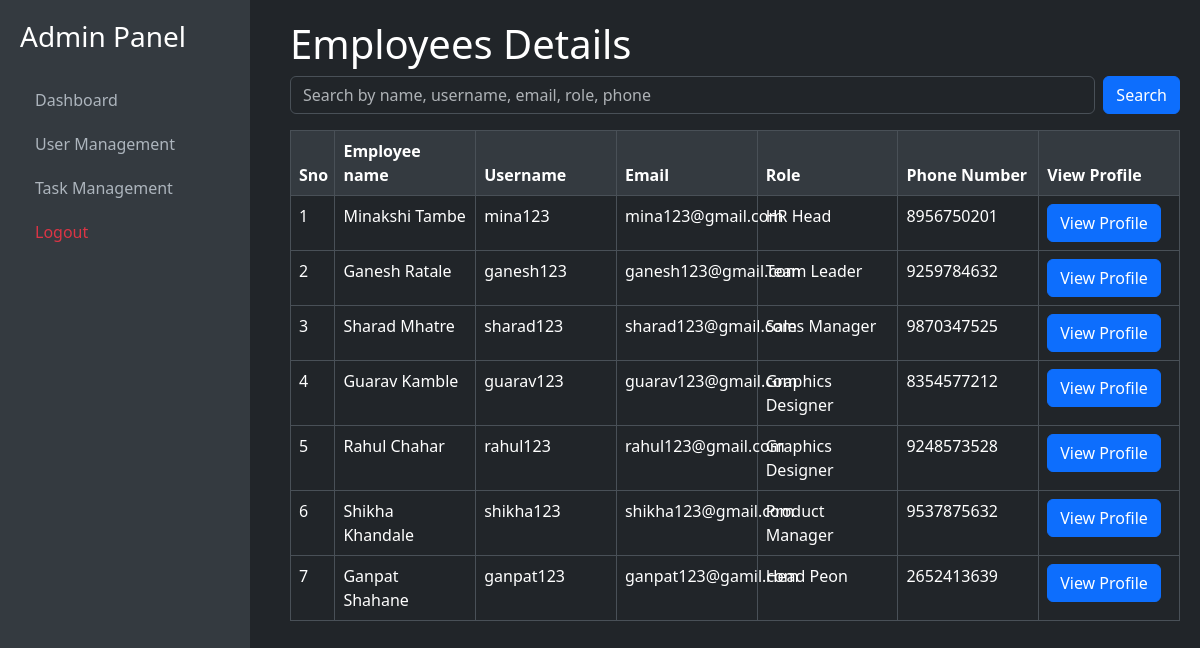
The app's page /users/employee/details/ with its own data.
### tsmusers/models.py (models this page shows, shortened)
class Employee(models.Model):
    username = models.CharField(max_length=150, unique=True)
    email = models.EmailField(unique=True)
    password = models.CharField(max_length=255)

class EmployeeProfile(models.Model):
    employee = models.OneToOneField(
        Employee,
        on_delete=models.CASCADE,
        related_name='profile'  # Add a related_name for reverse access
    )
    first_name = models.CharField(max_length=50)
    middle_name = models.CharField(max_length=50, blank=True, null=True)
    last_name = models.CharField(max_length=50)
    age = models.PositiveIntegerField(null=True, blank=True)
    gender = models.CharField(max_length=10, choices=[
        ('Male', 'Male'),
        ('Female', 'Female'),
        ('Other', 'Other')
    ])
    role = models.CharField(max_length=100)
    address = models.TextField()
    phone_number = models.CharField(max_length=15)

### tsmusers/views.py (the view, shortened to what this page needs)
# urls.py: path('employee/details/',views.employee_details,name='employeedetails'),
def employee_details(request):
    search_query = request.GET.get('search', '')
    employees = Employee.objects.select_related('profile')  # Use `select_related` for efficient querying
    return render(request, 'tsmusers/employee_details.html', {'employees': employees})

### tsmusers/templates/tsmusers/employee_details.html (shortened to what this page needs)
{% extends "admin_sidebar.html" %}
{% block admincontent %}
    <h1>Employees Details</h1>
    <form method="GET" class="mb-3">
        <div class="d-flex">
            <input type="text" name="search" class="form-control" placeholder="Search by name, username, email, role, phone" value="{{ request.GET.search }}">
            <button type="submit" class="btn btn-primary ms-2">Search</button>
        </div>
    </form>
    <table class="table table-bordered mt-3">
        <thead>
            <tr class="bg-primary text-white">
                <th style="width: 5%;">Sno</th>
                <th>Employee name</th>
                <th>Username</th>
                <th>Email</th>
                <th>Role</th>
                <th>Phone Number</th>
                <th>View Profile</th>
            </tr>
        </thead>
        <tbody>
            {% for employee in employees %}
            <tr class="bg-dark text-white">
                <td>{{ forloop.counter }}</td>
                <td>{{ employee.profile.first_name }} {{ employee.profile.last_name }}</td>
                <td>{{ employee.username }}</td>
                <td>{{ employee.email }}</td>
                <td>{{ employee.profile.role }}</td>
                <td>{{ employee.profile.phone_number }}</td>
                <td><a class='btn btn-primary' href="{% url 'viewprofile' employee.id %}">View Profile</a></td>
            </tr>
            {% empty %}
            <tr>
                <td colspan="6" class="text-center text-white bg-warning">No employees found.</td>
            </tr>
            {% endfor %}
        </tbody>
    </table>
{% endblock %}

### templates/admin_sidebar.html (shortened to what this page needs)
{% load bootstrap5 %}
{% load static %}
<!DOCTYPE html>
<html lang="en" data-bs-theme="dark">
<head>
    {% bootstrap_css %}
    <link rel="stylesheet" href="{% static 'css/admin_panel.css' %}">
    <link rel="stylesheet" href="{% static 'css/admin_table_data.css' %}">
</head>
<body class="bg-dark text-white">
    <div class="d-flex">
        <nav class="sidebar">
            <h3 class="text-white mb-4">Admin Panel</h3>
            <a href="{% url 'adminpanel' %}"
               class="{% if request.path == '/admindashboard/' %}active{% endif %}">Dashboard</a>
            <a href="{% url "employeedetails" %}"
               class="{% if request.path == '/user-management/' %}active{% endif %}">User Management</a>
            <a href="{% url "taskdetails" %}"
               class="{% if request.path == '/task-management/' %}active{% endif %}">Task Management</a>
            <a href="{% url 'logout' %}"
               class="text-danger {% if request.path == '/logout/' %}active{% endif %}">Logout</a>
        </nav>
        <div class="main-content">
            {% block admincontent %}{% endblock %}
        </div>
    </div>
</body>
</html>

### static/css/admin_panel.css (style rules this page uses)
.sidebar { background-color: #343a40; height: 100vh; padding: 20px; position: fixed; top: 0; left: 0; width: 250px; z-index: 1000; overflow-y: auto; }
.sidebar a { color: #adb5bd; text-decoration: none; padding: 10px 15px; display: block; border-radius: 4px; transition: background-color 0.3s, color 0.3s; }
.main-content { margin-left: 270px; padding: 20px; }

### static/css/admin_table_data.css (style rules this page uses)
.table th { position: sticky; top: 0; z-index: 1; background-color: #343a40; color: white; }
.table { width: 100%; table-layout: fixed; }

### records on screen
Employee: profile.first_name "Minakshi", profile.last_name "Tambe", username "mina123", email "mina123@gmail.com", profile.role "HR Head", profile.phone_number "8956750201"
Employee: profile.first_name "Ganesh", profile.last_name "Ratale", username "ganesh123", email "ganesh123@gmail.com", profile.role "Team Leader", profile.phone_number "9259784632"
Employee: profile.first_name "Sharad", profile.last_name "Mhatre", username "sharad123", email "sharad123@gmail.com", profile.role "Sales Manager", profile.phone_number "9870347525"
Employee: profile.first_name "Guarav", profile.last_name "Kamble", username "guarav123", email "guarav123@gmail.com", profile.role "Graphics Designer", profile.phone_number "8354577212"
Employee: profile.first_name "Rahul", profile.last_name "Chahar", username "rahul123", email "rahul123@gmail.com", profile.role "Graphics Designer", profile.phone_number "9248573528"
Employee: profile.first_name "Shikha", profile.last_name "Khandale", username "shikha123", email "shikha123@gmail.com", profile.role "Product Manager", profile.phone_number "9537875632"
Employee: profile.first_name "Ganpat", profile.last_name "Shahane", username "ganpat123", email "ganpat123@gamil.com", profile.role "Head Peon", profile.phone_number "2652413639"
